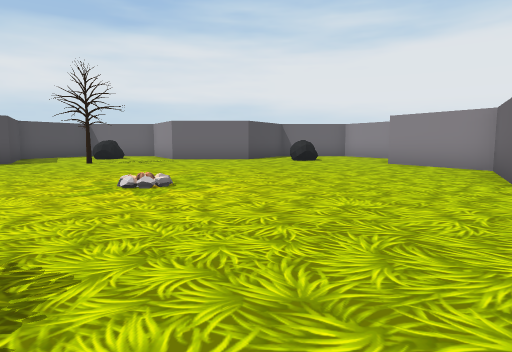
View 1 (above)

12 first-person views from a walk through a Unity game level. The camera is 1.2 m above the floor, tilts 6° down and sees 75° across. The floor is counted in squares, 2 m on a side. Each view is taken from the middle of a square. On the plan, view 1 faces up. The plan holds only what a view shows up to about 10 squares ahead; the rest is blank. The place goes on beyond the plan. The player character is not drawn. Some surface patterns are stand-ins.

View 2
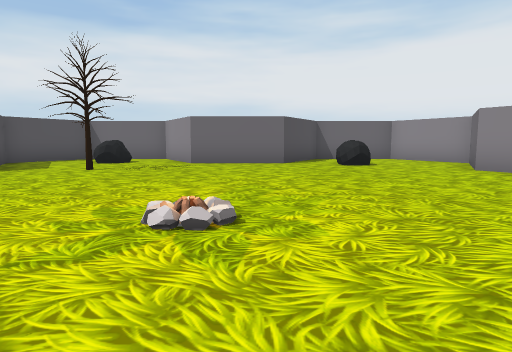

View 3
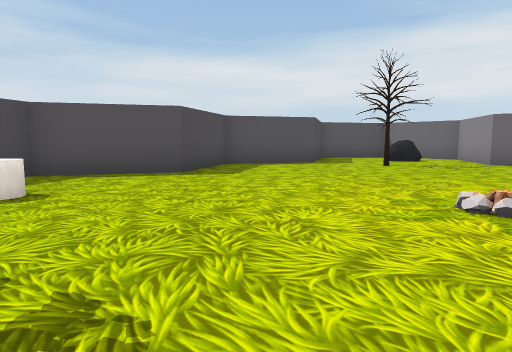

View 4
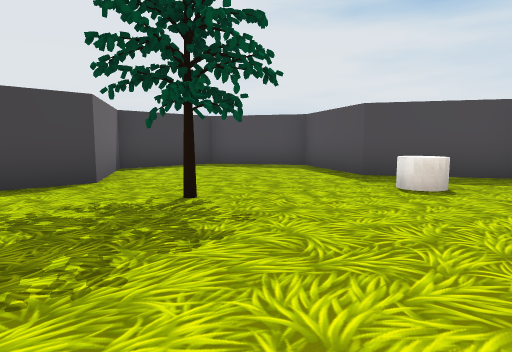

View 5
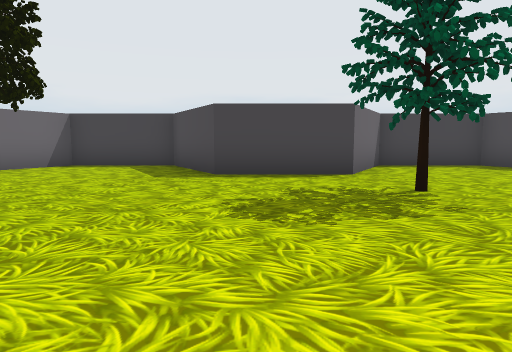

View 6
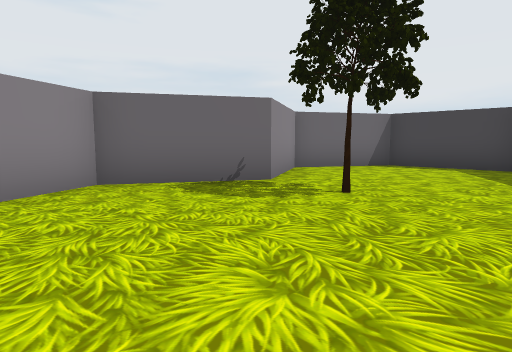

View 7
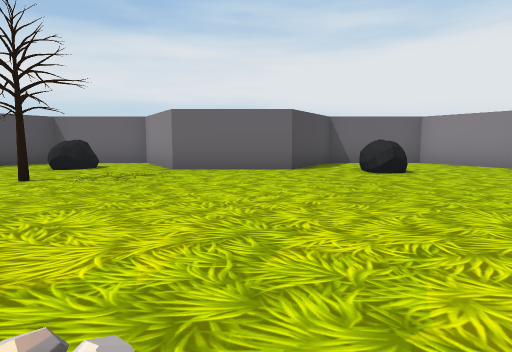

View 8
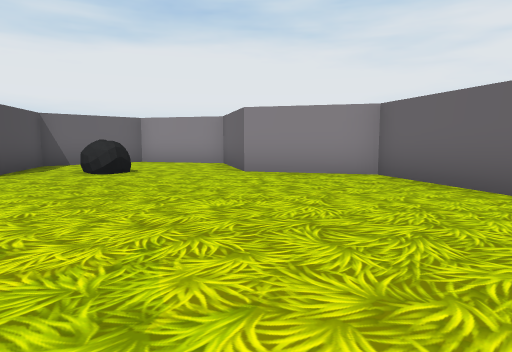

View 9
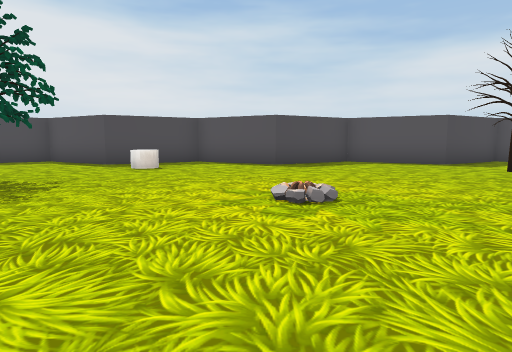

View 10
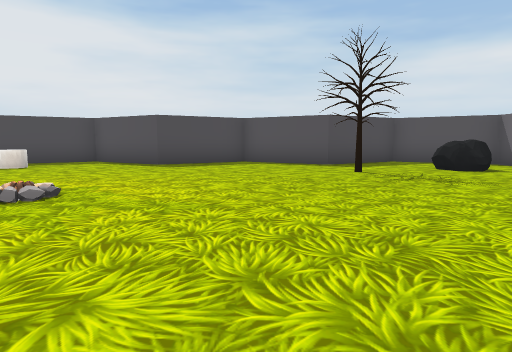

View 11
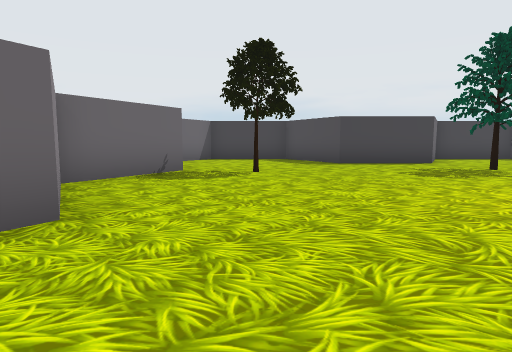

View 12
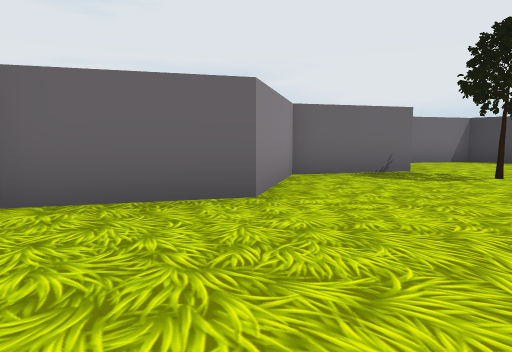

### Floor plan
Points are (right, up) in squares from view 1. A wall is a line through its corners. A room is listed if a view was taken in it or the views show most of it. See-through windows are left out.
Room 1 (views 1, 2, 3, 4, 5, 6, 7, 8, 9, 10, 11, 12)
walls: (-6.5, 4.5) (-7.7, 2.3) (-6.5, 0.2) (-7.8, -2) (-6.5, -4.2) (-4, -4.2) (-2.8, -2) (-0.3, -2) (1, -4.2) (3.5, -4.2) (4.7, -2) (3.5, 0.2) (4.7, 2.3) (3.5, 4.5) (4.8, 6.7) (3.5, 8.8) (4.8, 11) (3.5, 13.2) (1, 13.2) (-0.2, 11) (-2.7, 11) (-4, 13.2) (-6.5, 13.2) (-7.7, 11) (-6.5, 8.8) (-7.7, 6.7) (-6.5, 4.5)
objects: cylinder (-5, 2); rock (-5, 11); tree (-4, 9); tree (-3, 0); rock (1, 10) to (2, 11); tree (2, 1)

Positions as (right, up) in squares from view 1, and headings:
1: (0, 0), facing up
2: (-1, 2), facing up
3: (-1, 1), facing up-left
4: (-1, 3), facing down-left
5: (-1, 4), facing down
6: (0, 4), facing down-right
7: (-1, 4), facing up
8: (-1, 4), facing up-right
9: (2, 4), facing left
10: (2, 7), facing left
11: (2, 7), facing down
12: (1, 7), facing down-right
